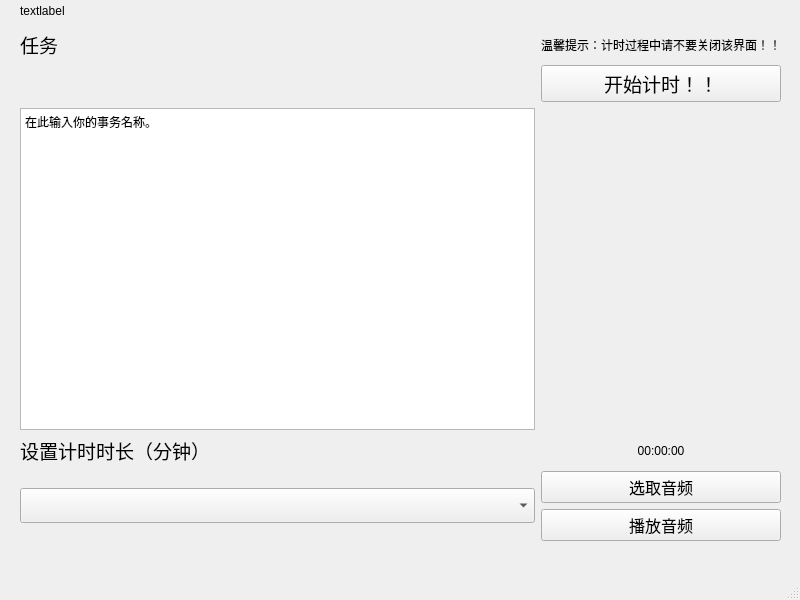
<?xml version="1.0" encoding="UTF-8"?>
<ui version="4.0">
 <class>Timerecorder</class>
 <widget class="QMainWindow" name="Timerecorder">
  <property name="geometry">
   <rect>
    <x>0</x>
    <y>0</y>
    <width>800</width>
    <height>600</height>
   </rect>
  </property>
  <property name="windowTitle">
   <string>MainWindow</string>
  </property>
  <widget class="QWidget" name="centralwidget">
   <widget class="QWidget" name="gridLayoutWidget">
    <property name="geometry">
     <rect>
      <x>20</x>
      <y>30</y>
      <width>761</width>
      <height>511</height>
     </rect>
    </property>
    <layout class="QGridLayout" name="gridLayout_2">
     <item row="0" column="1">
      <widget class="QLabel" name="label_2">
       <property name="font">
        <font>
         <family>华文中宋</family>
         <pointsize>9</pointsize>
        </font>
       </property>
       <property name="styleSheet">
        <string notr="true">border-image: url(:/new/prefix1/labels/5.jpg);</string>
       </property>
       <property name="text">
        <string>温馨提示：计时过程中请不要关闭该界面！！</string>
       </property>
      </widget>
     </item>
     <item row="3" column="1">
      <widget class="QLabel" name="lasttime">
       <property name="styleSheet">
        <string notr="true">font: 28pt &quot;Agency FB&quot;;</string>
       </property>
       <property name="text">
        <string>00:00:00</string>
       </property>
       <property name="alignment">
        <set>Qt::AlignCenter</set>
       </property>
      </widget>
     </item>
     <item row="2" column="0">
      <widget class="QTextEdit" name="taskname">
       <property name="font">
        <font>
         <family>黑体</family>
         <pointsize>12</pointsize>
         <weight>50</weight>
         <italic>false</italic>
         <bold>false</bold>
        </font>
       </property>
       <property name="styleSheet">
        <string notr="true">font: 12pt &quot;黑体&quot;;</string>
       </property>
       <property name="html">
        <string>&lt;!DOCTYPE HTML PUBLIC &quot;-//W3C//DTD HTML 4.0//EN&quot; &quot;http://www.w3.org/TR/REC-html40/strict.dtd&quot;&gt;
&lt;html&gt;&lt;head&gt;&lt;meta name=&quot;qrichtext&quot; content=&quot;1&quot; /&gt;&lt;style type=&quot;text/css&quot;&gt;
p, li { white-space: pre-wrap; }
&lt;/style&gt;&lt;/head&gt;&lt;body style=&quot; font-family:'黑体'; font-size:12pt; font-weight:400; font-style:normal;&quot;&gt;
&lt;p style=&quot; margin-top:0px; margin-bottom:0px; margin-left:0px; margin-right:0px; -qt-block-indent:0; text-indent:0px;&quot;&gt;&lt;span style=&quot; font-family:'SimSun'; font-size:9pt;&quot;&gt;在此输入你的事务名称。&lt;/span&gt;&lt;/p&gt;&lt;/body&gt;&lt;/html&gt;</string>
       </property>
      </widget>
     </item>
     <item row="0" column="0">
      <widget class="QLabel" name="label">
       <property name="font">
        <font>
         <family>华文中宋</family>
         <pointsize>14</pointsize>
        </font>
       </property>
       <property name="styleSheet">
        <string notr="true">border-image: url(:/new/prefix1/labels/5.jpg);</string>
       </property>
       <property name="text">
        <string>任务</string>
       </property>
       <property name="alignment">
        <set>Qt::AlignLeading|Qt::AlignLeft|Qt::AlignVCenter</set>
       </property>
      </widget>
     </item>
     <item row="3" column="0">
      <widget class="QLabel" name="label_3">
       <property name="font">
        <font>
         <family>华文中宋</family>
         <pointsize>14</pointsize>
        </font>
       </property>
       <property name="styleSheet">
        <string notr="true">border-image: url(:/new/prefix1/labels/5.jpg);</string>
       </property>
       <property name="text">
        <string>设置计时时长（分钟）</string>
       </property>
       <property name="alignment">
        <set>Qt::AlignLeading|Qt::AlignLeft|Qt::AlignVCenter</set>
       </property>
      </widget>
     </item>
     <item row="4" column="1">
      <layout class="QVBoxLayout" name="verticalLayout">
       <item>
        <widget class="QPushButton" name="selectAudioButton">
         <property name="font">
          <font>
           <family>华文新魏</family>
           <pointsize>12</pointsize>
          </font>
         </property>
         <property name="text">
          <string>选取音频</string>
         </property>
        </widget>
       </item>
       <item>
        <widget class="QPushButton" name="playAudioButton">
         <property name="font">
          <font>
           <family>华文新魏</family>
           <pointsize>12</pointsize>
          </font>
         </property>
         <property name="text">
          <string>播放音频</string>
         </property>
        </widget>
       </item>
      </layout>
     </item>
     <item row="4" column="0">
      <widget class="QComboBox" name="Timechoose">
       <property name="font">
        <font>
         <family>华文中宋</family>
         <pointsize>14</pointsize>
        </font>
       </property>
       <property name="styleSheet">
        <string notr="true">border-image: url(:/new/prefix1/labels/4.jpg);</string>
       </property>
      </widget>
     </item>
     <item row="1" column="1">
      <widget class="QPushButton" name="start">
       <property name="font">
        <font>
         <family>华文中宋</family>
         <pointsize>14</pointsize>
        </font>
       </property>
       <property name="styleSheet">
        <string notr="true">border-image: url(:/new/prefix1/labels/4.jpg);</string>
       </property>
       <property name="text">
        <string>开始计时！！</string>
       </property>
      </widget>
     </item>
    </layout>
   </widget>
   <widget class="QLabel" name="showtime">
    <property name="geometry">
     <rect>
      <x>20</x>
      <y>0</y>
      <width>413</width>
      <height>21</height>
     </rect>
    </property>
    <property name="styleSheet">
     <string notr="true">border-image: url(:/new/prefix1/labels/11.jpg);</string>
    </property>
    <property name="text">
     <string>textlabel</string>
    </property>
   </widget>
  </widget>
  <widget class="QMenuBar" name="menubar">
   <property name="geometry">
    <rect>
     <x>0</x>
     <y>0</y>
     <width>800</width>
     <height>21</height>
    </rect>
   </property>
  </widget>
  <widget class="QStatusBar" name="statusbar"/>
 </widget>
 <resources/>
 <connections/>
</ui>
